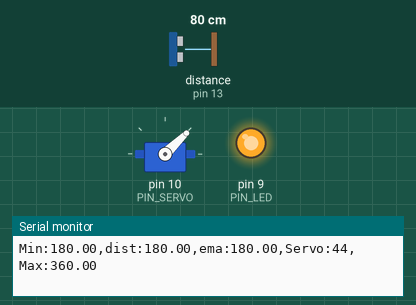
The sketch below on a simulated Arduino Uno, built with avr-gcc and run on an emulated ATmega328P. Parts: servo, output pins drawn as LEDs (lit = HIGH), the last lines printed to the serial monitor. Wiring (inferred from the names in the program): ultrasonic range finder: trigger pin 12; echo pin 13. The test bench sets the inputs (shaded band); at power-on: distance to the obstacle (sensor on pin 13) 80 cm. The echo pulse lasts 58.3 µs per cm; pins used as bus, display or sensor lines are not drawn.

Above: at 1.2 s.
1.3 s: distance to the obstacle (sensor on pin 13) set to 38 cm
2.8 s: distance to the obstacle (sensor on pin 13) set to 35 cm
At 3.6 s:
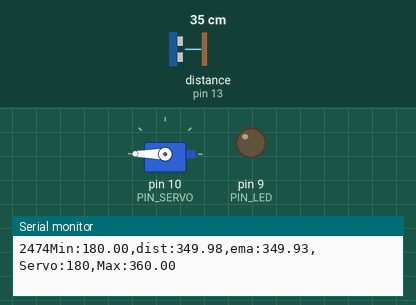
4.4 s: distance to the obstacle (sensor on pin 13) set to 2 cm
At 4.8 s:
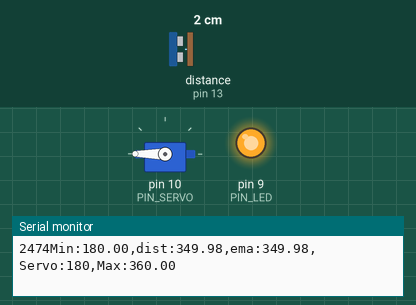
Timing chart, 0 to 7.4 s (numbered marks = the images above; inputs shaded):
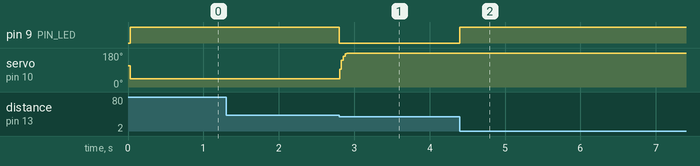

The sketch:

12_example-1.ino
```cpp
#include <Servo.h>

// Arduino pin assignment
#define PIN_LED 9 // LED active-low
#define PIN_TRIG 12 // sonar sensor TRIGGER
#define PIN_ECHO 13 // sonar sensor ECHO
#define PIN_SERVO 10 // servi motor

// configurable parameters for sonar
#define SND_VEL 346.0 // sound velocity at 24 celsius degree (unit: m/sec)
#define INTERVAL 25 // sampling interval (unit: msec)
#define PULSE_DURATION 10 // ultra-sound Pulse Duration (unit: usec)
#define _DIST_MIN 180.0 // minimum distance to be measured (unit: mm)
#define _DIST_MAX 360.0 // maximum distance to be measured (unit: mm)

#define TIMEOUT ((INTERVAL / 2) * 1000.0) // maximum echo waiting time (unit: usec)
#define SCALE (0.001 * 0.5 * SND_VEL) // coefficent to convert duration to distance

#define _EMA_ALPHA 0.5 // EMA weight of new sample (range: 0 to 1)
                          // Setting EMA to 1 effectively disables EMA filter.

// Target Distance
#define _TARGET_LOW 180.0
#define _TARGET_HIGH 360.0

// duty duration for myservo.writeMicroseconds()
// NEEDS TUNING (servo by servo)

#define _DUTY_MIN 544 // servo full clockwise position (0 degree)
#define _DUTY_NEU 1700 // servo neutral position (90 degree)
#define _DUTY_MAX 2600 // servo full counterclockwise position (180 degree)
long _DUTY_MAP;
// global variables
float dist_ema, dist_prev = _DIST_MAX; // unit: mm
unsigned long last_sampling_time; // unit: ms

Servo myservo;

void setup() {
  // initialize GPIO pins
  pinMode(PIN_LED, OUTPUT);
  pinMode(PIN_TRIG, OUTPUT); // sonar TRIGGER
  pinMode(PIN_ECHO, INPUT); // sonar ECHO
  digitalWrite(PIN_TRIG, LOW); // turn-off Sonar

  myservo.attach(PIN_SERVO);
  myservo.writeMicroseconds(_DUTY_NEU);

  // initialize USS related variables
  dist_prev = _DIST_MIN; // raw distance output from USS (unit: mm)

  // initialize serial port
  Serial.begin(57600);
}

void loop() {
  float dist_raw;

  // wait until next sampling time.
  if (millis() < (last_sampling_time + INTERVAL))
    return;

  dist_raw = USS_measure(PIN_TRIG, PIN_ECHO); // read distance

  if ((dist_raw == 0.0) || (dist_raw > _DIST_MAX)) {
    dist_raw = dist_prev; // Cut higher than maximum
    digitalWrite(PIN_LED, 1); // LED OFF
  } else if (dist_raw < _DIST_MIN) {
    dist_raw = dist_prev; // cut lower than minimum
    digitalWrite(PIN_LED, 1); // LED OFF
  } else { // In desired Range
    dist_prev = dist_raw;
    digitalWrite(PIN_LED, 0); // LED ON
  }

  // Apply ema filter here
  dist_ema = (_EMA_ALPHA * dist_raw) + ((1 - _EMA_ALPHA)*dist_ema);

  // adjust servo position according to the USS read value
 if(dist_ema<=_DIST_MIN) {
    myservo.writeMicroseconds(1000);
  }
  if(dist_ema>_DIST_MIN && dist_ema<_DIST_MAX) {
    _DUTY_MAP = map(dist_ema,180,360,_DUTY_MIN,_DUTY_MAX);
    Serial.print(_DUTY_MAP);
    myservo.writeMicroseconds(_DUTY_MAP);
    // if (dist_ema >190 && dist_ema<191){
    // while(true)
    // {Serial.println(_DUTY_MAP);}
    // }
  }
  if (dist_ema >= _DIST_MAX) {
    myservo.writeMicroseconds(2700);
  }


  // output the distance to the serial port
  Serial.print("Min:"); Serial.print(_DIST_MIN);
  Serial.print(",dist:"); Serial.print(dist_raw);
  Serial.print(",ema:"); Serial.print(dist_ema);
  Serial.print(",Servo:"); Serial.print(myservo.read());
  Serial.print(",Max:"); Serial.print(_DIST_MAX);
  Serial.println("");

  // update last sampling time
  last_sampling_time += INTERVAL;
}

// get a distance reading from USS. return value is in millimeter.
float USS_measure(int TRIG, int ECHO)
{
  digitalWrite(TRIG, HIGH);
  delayMicroseconds(PULSE_DURATION);
  digitalWrite(TRIG, LOW);

  return pulseIn(ECHO, HIGH, TIMEOUT) * SCALE; // unit: mm
}
```

Measured:
- the behaviour switches between 36 and 35 cm on distance to the obstacle (sensor on pin 13) (found by bisection; images 0 and 1)
- after the input at 2.8 s, pin 9 (PIN_LED): HIGH → LOW at once; servo on pin 10 (PIN_SERVO): 44° → 180° at once
- after the input at 4.4 s, pin 9 (PIN_LED): LOW → HIGH at once
